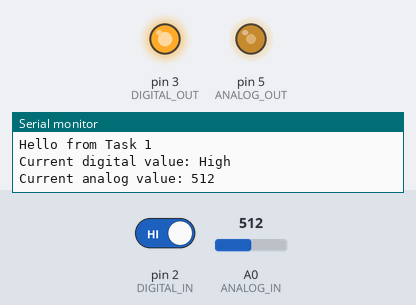
A program run on a simulated Arduino Uno, built with avr-gcc and run on an emulated ATmega328P. Parts: output pins drawn as LEDs (lit = HIGH), the last lines printed to the serial monitor. Inputs (shaded band) come from the test bench; at power-on: pin 2 (DIGITAL_IN) HIGH, A0 (ANALOG_IN) = 512.

Above: at 1.2 s.
1.3 s: pin 2 (DIGITAL_IN) driven LOW
At 2.5 s:
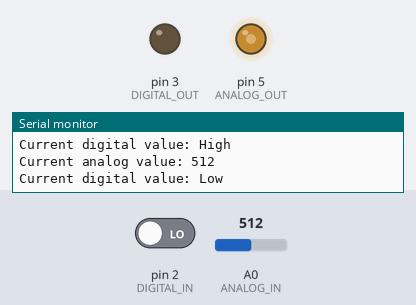
2.9 s: A0 (ANALOG_IN) set to 716
At 3.7 s:
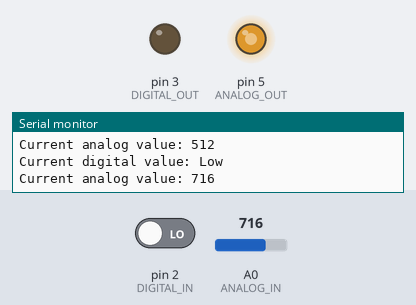
4.5 s: A0 (ANALOG_IN) set to 900
At 5.0 s:
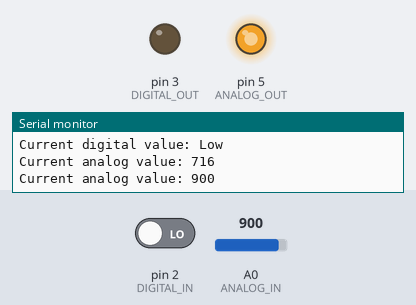
6.1 s: pin 2 (DIGITAL_IN) driven HIGH
At 7.4 s:
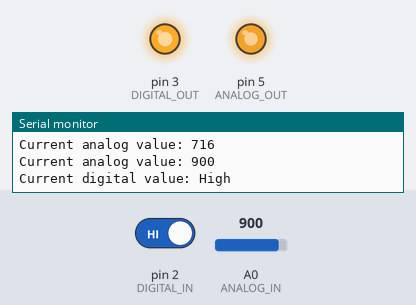
7.7 s: A0 (ANALOG_IN) set to 122
At 8.7 s:
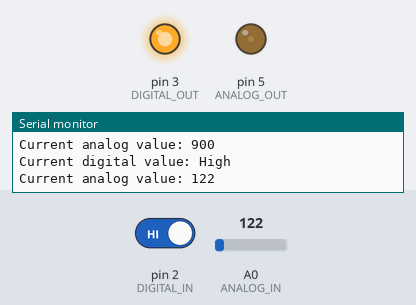
9.3 s: pin 2 (DIGITAL_IN) driven LOW
At 10.0 s:
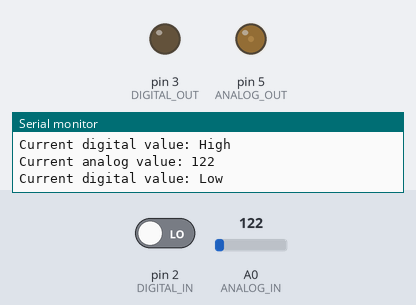
Timing chart, 0 to 11.9 s (numbered marks = the images above; inputs shaded):
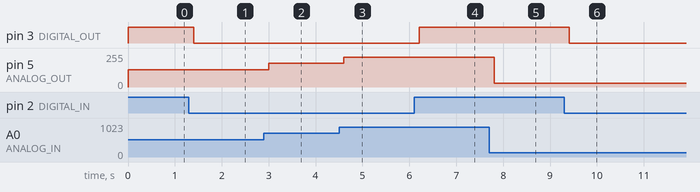

The program:

main.cpp
```cpp
#include <Arduino.h>

#define BAUD_RATE 115200

#define DIGITAL_IN PD2
#define DIGITAL_OUT PD3

#define ANALOG_IN A0
#define ANALOG_OUT PD5

void setup() {
  // Digital Pins
  pinMode(DIGITAL_IN, INPUT);
  pinMode(DIGITAL_OUT, OUTPUT);

  // Analog Pins
  pinMode(ANALOG_OUT, OUTPUT);

  Serial.begin(BAUD_RATE);
  Serial.println("Hello from Task 1");
}

uint8_t curr_dval, prev_dval;
uint16_t curr_aval, prev_aval;

void loop() {
  // put your main code here, to run repeatedly:
  curr_dval = digitalRead(DIGITAL_IN);
  curr_aval = analogRead(ANALOG_IN);

  if (curr_dval != prev_dval) {
    Serial.print("Current digital value: ");
    Serial.println(curr_dval ? "High" : "Low");

    digitalWrite(DIGITAL_OUT, curr_dval);
  }

  if (curr_aval != prev_aval) {
    Serial.print("Current analog value: ");
    Serial.println(curr_aval);

    analogWrite(ANALOG_OUT, curr_aval / 4);
  }

  prev_dval = curr_dval;
  prev_aval = curr_aval;

  delay(200);
}
```

Measured:
- after the input at 1.3 s, pin 3 (DIGITAL_OUT): HIGH → LOW after 0.10 s
- after the input at 2.9 s, pin 5 (ANALOG_OUT): 128/255 → 179/255 after 0.10 s
- after the input at 4.5 s, pin 5 (ANALOG_OUT): 179/255 → 225/255 after 0.10 s
- after the input at 6.1 s, pin 3 (DIGITAL_OUT): LOW → HIGH after 0.11 s
- after the input at 7.7 s, pin 5 (ANALOG_OUT): 225/255 → 30/255 after 0.11 s
- after the input at 9.3 s, pin 3 (DIGITAL_OUT): HIGH → LOW after 0.11 s
